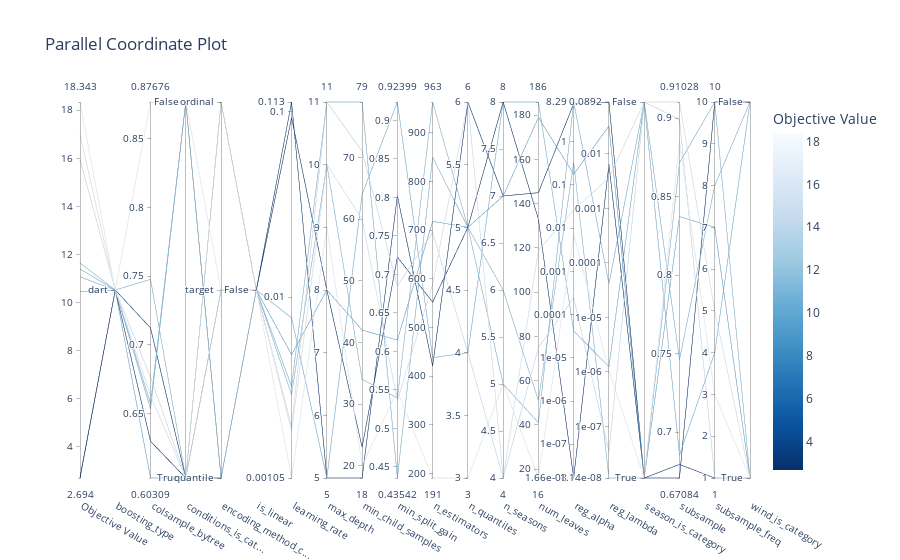

Notebook cell for this chart:
### Code cell
vis.plot_parallel_coordinate(temp_study)

### Figure 1 — Plotly figure (JSON) as saved in the notebook; plotly's stock layout.template omitted (floating-point values rounded to 4 significant figures)
{"data": [{"dimensions": [{"label": "Objective Value", "range": [2.694, 18.34], "values": [2.694, 18.34, 2.724, 11.39, 16.99, 10.45, 15.94, 11.64, 11.06]}, {"label": "boosting_type", "range": [0, 0], "ticktext": ["dart"], "tickvals": [0], "values": [0, 0, 0, 0, 0, 0, 0, 0, 0]}, {"label": "colsample_bytree", "range": [0.6031, 0.8768], "values": [0.6298, 0.8768, 0.7123, 0.6574, 0.6632, 0.6031, 0.6765, 0.7477, 0.6535]}, {"label": "conditions_is_cat...", "range": [0, 1], "ticktext": ["True", "False"], "tickvals": [0, 1], "values": [0, 1, 0, 1, 0, 0, 0, 0, 1]}, {"label": "encoding_method_c...", "range": [0, 2], "ticktext": ["quantile", "target", "ordinal"], "tickvals": [0, 1, 2], "values": [0, 1, 1, 0, 2, 2, 1, 2, 0]}, {"label": "is_linear", "range": [0, 0], "ticktext": ["False"], "tickvals": [0], "values": [0, 0, 0, 0, 0, 0, 0, 0, 0]}, {"label": "learning_rate", "range": [-2.977, -0.9471], "ticktext": ["0.00105", "0.01", "0.1", "0.113"], "tickvals": [-2.977, -2, -1, -0.9471], "values": [-0.9471, -2.977, -1.031, -2.483, -2.724, -2.311, -2.698, -2.527, -2.113]}, {"label": "max_depth", "range": [5, 11], "values": [5, 9, 8, 11, 10, 8, 11, 10, 5]}, {"label": "min_child_samples", "range": [18, 79], "values": [18, 20, 23, 79, 60, 42, 71, 34, 64]}, {"label": "min_split_gain", "range": [0.4354, 0.924], "values": [0.8022, 0.5487, 0.7225, 0.4354, 0.5358, 0.6147, 0.6849, 0.5394, 0.924]}, {"label": "n_estimators", "range": [191, 963], "values": [421, 191, 552, 850, 589, 718, 695, 963, 438]}, {"label": "n_quantiles", "range": [3, 6], "values": [6, 3, 5, 5, 6, 5, 4, 5, 4]}, {"label": "n_seasons", "range": [4, 8], "values": [7, 5, 8, 5, 4, 7, 4, 6, 8]}, {"label": "num_leaves", "range": [16, 186], "values": [145, 16, 133, 41, 119, 179, 75, 51, 186]}, {"label": "reg_alpha", "range": [-7.781, 0.9188], "ticktext": ["1.66e-08", "1e-07", "1e-06", "1e-05", "0.0001", "0.001", "0.01", "0.1", "1", "8.29"], "tickvals": [-7.781, -7, -6, -5, -4, -3, -2, -1, 0, 0.9188], "values": [0.882, -2.132, -7.781, 0.9188, -1.587, -0.7523, -3.614, -0.4836, -4.378]}, {"label": "reg_lambda", "range": [-7.945, -1.05], "ticktext": ["1.14e-08", "1e-07", "1e-06", "1e-05", "0.0001", "0.001", "0.01", "0.0892"], "tickvals": [-7.945, -7, -6, -5, -4, -3, -2, -1.05], "values": [-1.05, -5.982, -2.191, -4.385, -2.436, -1.492, -7.462, -7.945, -5.905]}, {"label": "season_is_category", "range": [0, 1], "ticktext": ["True", "False"], "tickvals": [0, 1], "values": [0, 0, 0, 1, 1, 0, 1, 0, 1]}, {"label": "subsample", "range": [0.6708, 0.9103], "values": [0.6795, 0.8849, 0.6708, 0.7461, 0.9103, 0.8373, 0.8991, 0.8715, 0.6855]}, {"label": "subsample_freq", "range": [1, 10], "values": [1, 3, 10, 8, 5, 7, 1, 10, 4]}, {"label": "wind_is_category", "range": [0, 1], "ticktext": ["True", "False"], "tickvals": [0, 1], "values": [0, 0, 1, 1, 0, 0, 0, 0, 1]}], "labelangle": 30, "labelside": "bottom", "line": {"color": [2.694, 18.34, 2.724, 11.39, 16.99, 10.45, 15.94, 11.64, 11.06], "colorbar": {"title": {"text": "Objective Value"}}, "colorscale": [[0, "rgb(247,251,255)"], [0.125, "rgb(222,235,247)"], [0.25, "rgb(198,219,239)"], [0.375, "rgb(158,202,225)"], [0.5, "rgb(107,174,214)"], [0.625, "rgb(66,146,198)"], [0.75, "rgb(33,113,181)"], [0.875, "rgb(8,81,156)"], [1, "rgb(8,48,107)"]], "reversescale": true, "showscale": true}, "type": "parcoords"}], "layout": {"title": {"text": "Parallel Coordinate Plot"}}}
